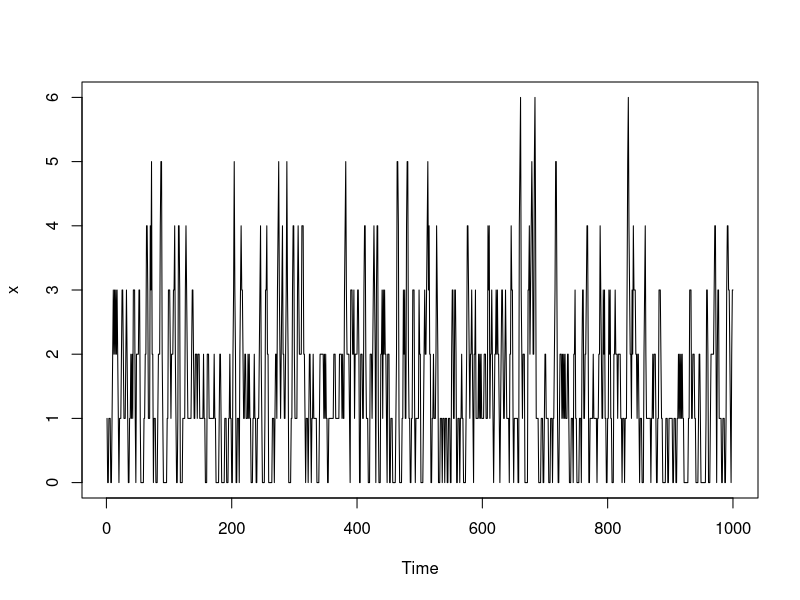
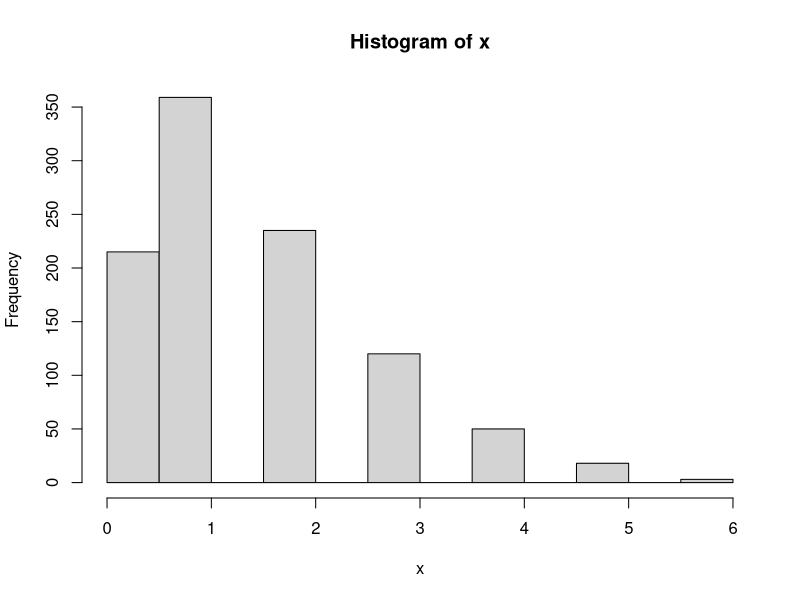

The R script that drew these images, in order:
###This is a random number genereation exercise

x <- filter(rpois(1000, lambda = 0.5), filter=rep(1,3), circular=TRUE)
plot(x)
hist(x)

x <- diffinv(rnorm(999))
